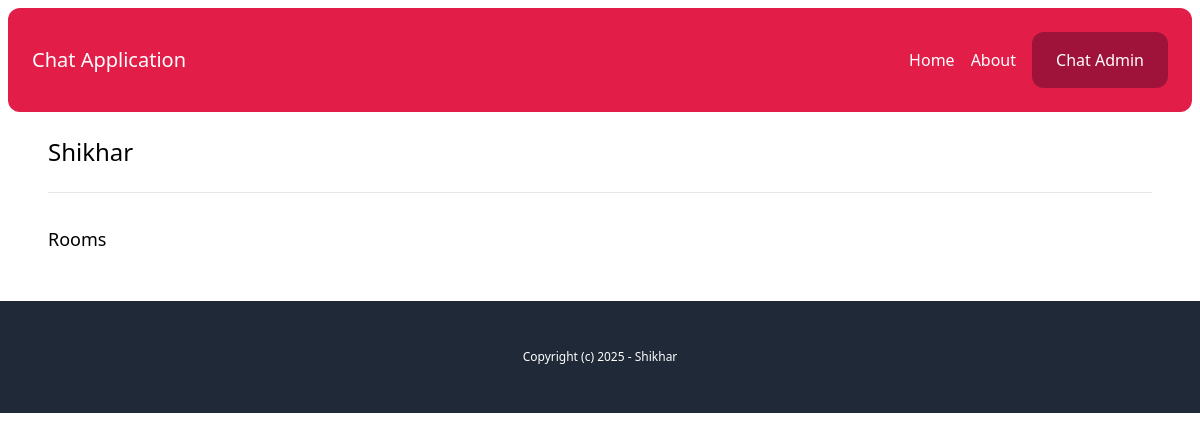
Before: /chat-admin/users/07f66214-aa3a-48b8-8064-ac72b1f1669c/ (signed in) with the older database file.
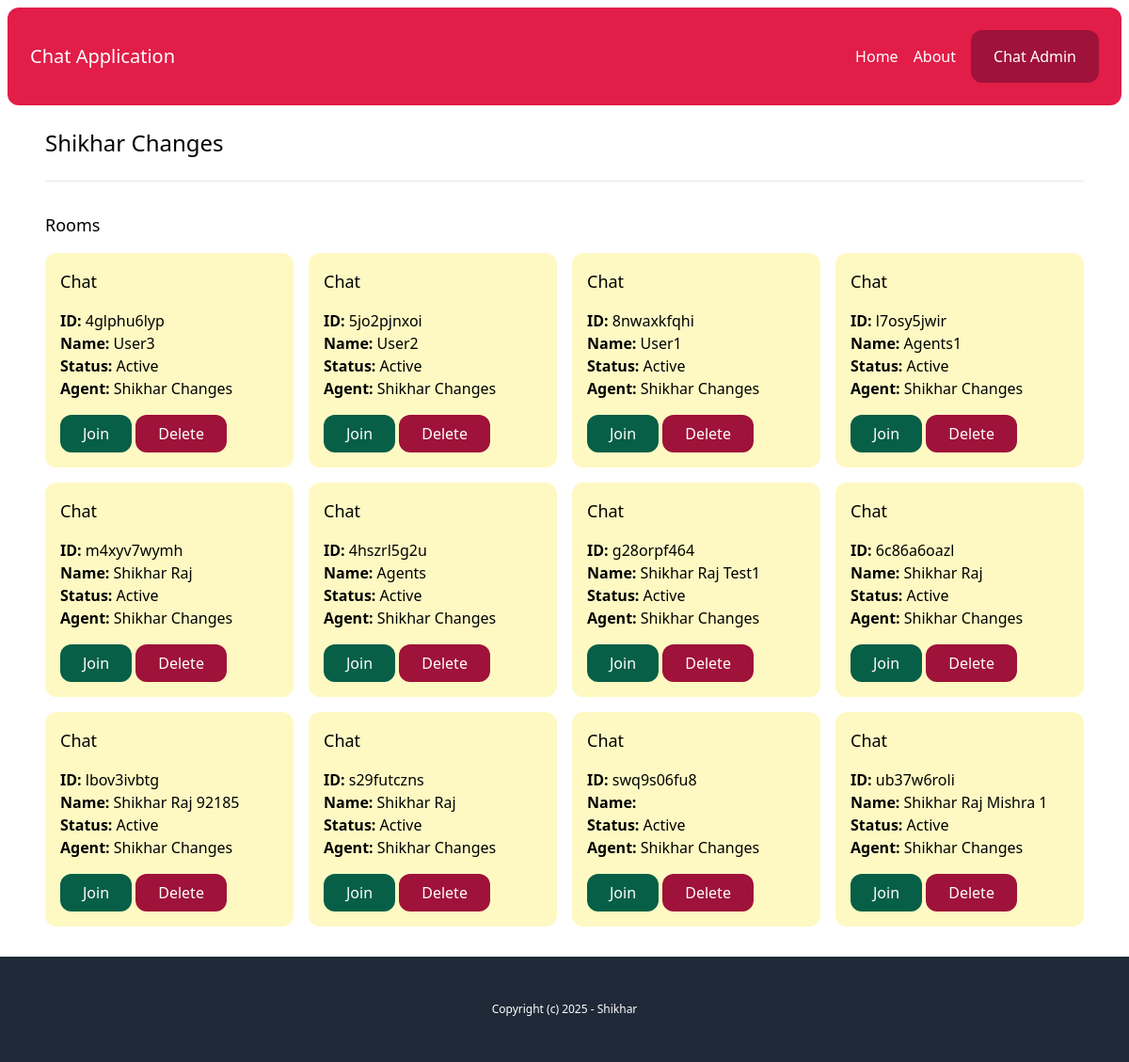
After: the same page with the newer database file.
### account/models.py (models this page shows)
class User(AbstractBaseUser, PermissionsMixin):
    AGENT = 'agent'
    MANAGER = 'manager'
    ROLES_CHOICES = (
        (AGENT, 'Agent'),
        (MANAGER, 'Manager'),
    )
    id = models.UUIDField(primary_key=True, default=uuid.uuid4, editable=False)
    email = models.EmailField(unique=True)
    name = models.CharField(max_length=255, blank=True, default='')
    role = models.CharField(max_length=20, choices=ROLES_CHOICES, default=AGENT)
    is_active = models.BooleanField(default=True)
    is_superuser = models.BooleanField(default=False)
    is_staff = models.BooleanField(default=False)
    date_joined = models.DateTimeField(default=timezone.now)
    last_login = models.DateTimeField(blank=True, null=True)
    objects = CustomUserManager()
    USERNAME_FIELD = 'email'
    EMAIL_FIELD = 'email'
    REQUIRED_FIELDS = ['name']

### chat/models.py (models this page shows, shortened)
class Room(models.Model):
    WAITING = 'waiting'
    ACTIVE = 'active'
    CLOSED = 'closed'
    CHOISES = (
        (WAITING, 'Waiting'),
        (ACTIVE, 'Active'),
        (CLOSED, 'Closed'),
    )
    uuid = models.CharField(max_length=255)
    client = models.CharField(max_length=255)
    agent = models.ForeignKey(User, related_name='rooms', blank=True, null=True, on_delete=models.SET_NULL)
    messages = models.ManyToManyField(Message, blank=True)
    url = models.CharField(max_length=255, blank=True, null=True)
    status = models.CharField(max_length=255, choices=CHOISES, default=WAITING)
    created_at = models.DateTimeField(auto_now_add=True)
    class Meta:
        ordering = ('-created_at',)

### chat/views.py (the view)
# urls.py: path("chat-admin/users/<str:uuid>/", views.user_detail, name="user_detail"),
@login_required
def user_detail(request, uuid):
    user = User.objects.get(pk=uuid)
    rooms = user.rooms.all()
    return render(request, "chat/user_detail.html", {"user": user, "rooms": rooms})

### chat/templates/chat/user_detail.html
{% extends 'core/base.html' %}
{% block content %}
    <h1 class="mb-6 text-2xl">{{ user.name }}</h1>
    <hr class="my-6" />
    <div class="mt-8">
        <h2 class="mb-4 text-lg">Rooms</h2>
       {% include 'chat/partials/room_list.html' %}
    </div>
{% endblock %}

### chat/templates/chat/partials/room_list.html
<div class="grid grid-cols-4 gap-4">
  {% for room in rooms %}
  <div
    class="p-4 rounded-xl {% if room.status == 'waiting' %}bg-emerald-100{% elif room.status == 'active' %}bg-yellow-100{% else %}bg-gray-100{% endif %}"
  >
    <h3 class="mb-4 text-lg">Chat</h3>
    <p>
      <b>ID: </b>{{ room.uuid }}<br />
      <b>Name: </b>{{ room.client }}<br />
      <b>Status: </b>{{ room.get_status_display }}<br />
      <b>Agent: </b>{% firstof room.agent.name 'None yet...' %}<br />
    </p>
    <a
      href="{% url 'chat:room' room.uuid %}"
      class="mt-4 inline-block py-2 px-6 bg-emerald-800 text-white rounded-xl"
    >
      Join
    </a>
      <a
      href="{% url 'chat:delete_room' room.uuid %}"
      class="mt-4 inline-block py-2 px-6 bg-rose-800 text-white rounded-xl"
    >
      Delete
    </a>
  </div>
  {% endfor %}
</div>

Changed rows visible on the page:
changed User: name "Shikhar" → "Shikhar Changes"
added Room: uuid "4glphu6lyp", client "User3", status "Active", agent.name "Shikhar Changes"
added Room: uuid "5jo2pjnxoi", client "User2", status "Active", agent.name "Shikhar Changes"
added Room: uuid "8nwaxkfqhi", client "User1", status "Active", agent.name "Shikhar Changes"
added Room: uuid "l7osy5jwir", client "Agents1", status "Active", agent.name "Shikhar Changes"
added Room: uuid "m4xyv7wymh", client "Shikhar Raj", status "Active", agent.name "Shikhar Changes"
added Room: uuid "4hszrl5g2u", client "Agents", status "Active", agent.name "Shikhar Changes"
now on this page (row edited): Room: uuid "g28orpf464", client "Shikhar Raj Test1", status "Active", agent.name "Shikhar Changes"
now on this page (row edited): Room: uuid "6c86a6oazl", client "Shikhar Raj", status "Active", agent.name "Shikhar Changes"
now on this page (row edited): Room: uuid "lbov3ivbtg", client "Shikhar Raj 92185", status "Active", agent.name "Shikhar Changes"
now on this page (row edited): Room: uuid "s29futczns", client "Shikhar Raj", status "Active", agent.name "Shikhar Changes"
now on this page (row edited): Room: uuid "swq9s06fu8", status "Active", agent.name "Shikhar Changes"
now on this page (row edited): Room: uuid "ub37w6roli", client "Shikhar Raj Mishra 1", status "Active", agent.name "Shikhar Changes"
